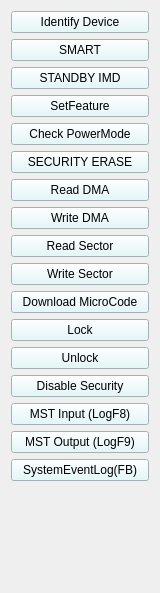
            <widget class="QWidget" name="ATA_Cmd">
             <property name="geometry">
              <rect>
               <x>0</x>
               <y>0</y>
               <width>160</width>
               <height>593</height>
              </rect>
             </property>
             <property name="sizePolicy">
              <sizepolicy hsizetype="Preferred" vsizetype="Preferred">
               <horstretch>0</horstretch>
               <verstretch>0</verstretch>
              </sizepolicy>
             </property>
             <attribute name="icon">
              <iconset>
               <normaloff>:/icon/sata.png</normaloff>:/icon/sata.png</iconset>
             </attribute>
             <attribute name="label">
              <string>SATA</string>
             </attribute>
             <layout class="QVBoxLayout" name="verticalLayout">
              <item>
               <widget class="QPushButton" name="pushButton_IDENTIFY">
                <property name="styleSheet">
                 <string notr="true">background-color:#e0f7fa</string>
                </property>
                <property name="text">
                 <string>Identify Device</string>
                </property>
               </widget>
              </item>
              <item>
               <widget class="QPushButton" name="pushButton_SMART">
                <property name="styleSheet">
                 <string notr="true">background-color:#e0f7fa</string>
                </property>
                <property name="text">
                 <string>SMART</string>
                </property>
               </widget>
              </item>
              <item>
               <widget class="QPushButton" name="pushButton_STBY_IMD">
                <property name="enabled">
                 <bool>true</bool>
                </property>
                <property name="styleSheet">
                 <string notr="true">background-color:#e0f7fa</string>
                </property>
                <property name="text">
                 <string>STANDBY IMD</string>
                </property>
               </widget>
              </item>
              <item>
               <widget class="QPushButton" name="pushButton_SetFeature">
                <property name="enabled">
                 <bool>true</bool>
                </property>
                <property name="styleSheet">
                 <string notr="true">background-color:#e0f7fa</string>
                </property>
                <property name="text">
                 <string>SetFeature</string>
                </property>
               </widget>
              </item>
              <item>
               <widget class="QPushButton" name="pushButton_Check_PM">
                <property name="enabled">
                 <bool>true</bool>
                </property>
                <property name="styleSheet">
                 <string notr="true">background-color:#e0f7fa</string>
                </property>
                <property name="text">
                 <string>Check PowerMode</string>
                </property>
               </widget>
              </item>
              <item>
               <widget class="QPushButton" name="pushButton_SEC_ERASE">
                <property name="enabled">
                 <bool>true</bool>
                </property>
                <property name="styleSheet">
                 <string notr="true">background-color:#e0f7fa</string>
                </property>
                <property name="text">
                 <string>SECURITY ERASE</string>
                </property>
               </widget>
              </item>
              <item>
               <widget class="QPushButton" name="pushButton_RD_DMA">
                <property name="styleSheet">
                 <string notr="true">background-color:#e0f7fa</string>
                </property>
                <property name="text">
                 <string>Read DMA</string>
                </property>
               </widget>
              </item>
              <item>
               <widget class="QPushButton" name="pushButton_WR_DMA">
                <property name="styleSheet">
                 <string notr="true">background-color:#e0f7fa</string>
                </property>
                <property name="text">
                 <string>Write DMA</string>
                </property>
               </widget>
              </item>
              <item>
               <widget class="QPushButton" name="pushButton_ReadSEC">
                <property name="enabled">
                 <bool>true</bool>
                </property>
                <property name="styleSheet">
                 <string notr="true">background-color:#e0f7fa</string>
                </property>
                <property name="text">
                 <string>Read Sector</string>
                </property>
               </widget>
              </item>
              <item>
               <widget class="QPushButton" name="pushButton_WR_SECT">
                <property name="enabled">
                 <bool>true</bool>
                </property>
                <property name="styleSheet">
                 <string notr="true">background-color:#e0f7fa</string>
                </property>
                <property name="text">
                 <string>Write Sector</string>
                </property>
               </widget>
              </item>
              <item>
               <widget class="QPushButton" name="pushButton_DNLD_FW">
                <property name="styleSheet">
                 <string notr="true">background-color:#e0f7fa</string>
                </property>
                <property name="text">
                 <string>Download MicroCode</string>
                </property>
               </widget>
              </item>
              <item>
               <widget class="QPushButton" name="pushButton_Lock">
                <property name="enabled">
                 <bool>true</bool>
                </property>
                <property name="styleSheet">
                 <string notr="true">background-color:#e0f7fa</string>
                </property>
                <property name="text">
                 <string>Lock</string>
                </property>
                <property name="checkable">
                 <bool>false</bool>
                </property>
                <property name="checked">
                 <bool>false</bool>
                </property>
               </widget>
              </item>
              <item>
               <widget class="QPushButton" name="pushButton_Unlock">
                <property name="enabled">
                 <bool>true</bool>
                </property>
                <property name="styleSheet">
                 <string notr="true">background-color:#e0f7fa</string>
                </property>
                <property name="text">
                 <string>Unlock</string>
                </property>
               </widget>
              </item>
              <item>
               <widget class="QPushButton" name="pushButton_DisableSecurity">
                <property name="enabled">
                 <bool>true</bool>
                </property>
                <property name="styleSheet">
                 <string notr="true">background-color:#e0f7fa</string>
                </property>
                <property name="text">
                 <string>Disable Security</string>
                </property>
               </widget>
              </item>
              <item>
               <widget class="QPushButton" name="pushButton_MST_Input">
                <property name="enabled">
                 <bool>true</bool>
                </property>
                <property name="styleSheet">
                 <string notr="true">background-color:#e0f7fa</string>
                </property>
                <property name="text">
                 <string>MST Input (LogF8)</string>
                </property>
               </widget>
              </item>
              <item>
               <widget class="QPushButton" name="pushButton_MST_Output">
                <property name="enabled">
                 <bool>true</bool>
                </property>
                <property name="styleSheet">
                 <string notr="true">background-color:#e0f7fa</string>
                </property>
                <property name="text">
                 <string>MST Output (LogF9)</string>
                </property>
               </widget>
              </item>
              <item>
               <widget class="QPushButton" name="pushButton_SystemEventLog">
                <property name="enabled">
                 <bool>true</bool>
                </property>
                <property name="styleSheet">
                 <string notr="true">background-color:#e0f7fa</string>
                </property>
                <property name="text">
                 <string>SystemEventLog(FB)</string>
                </property>
               </widget>
              </item>
              <item>
               <spacer name="verticalSpacer_3">
                <property name="orientation">
                 <enum>Qt::Vertical</enum>
                </property>
                <property name="sizeHint" stdset="0">
                 <size>
                  <width>17</width>
                  <height>6</height>
                 </size>
                </property>
               </spacer>
              </item>
             </layout>
            </widget>
